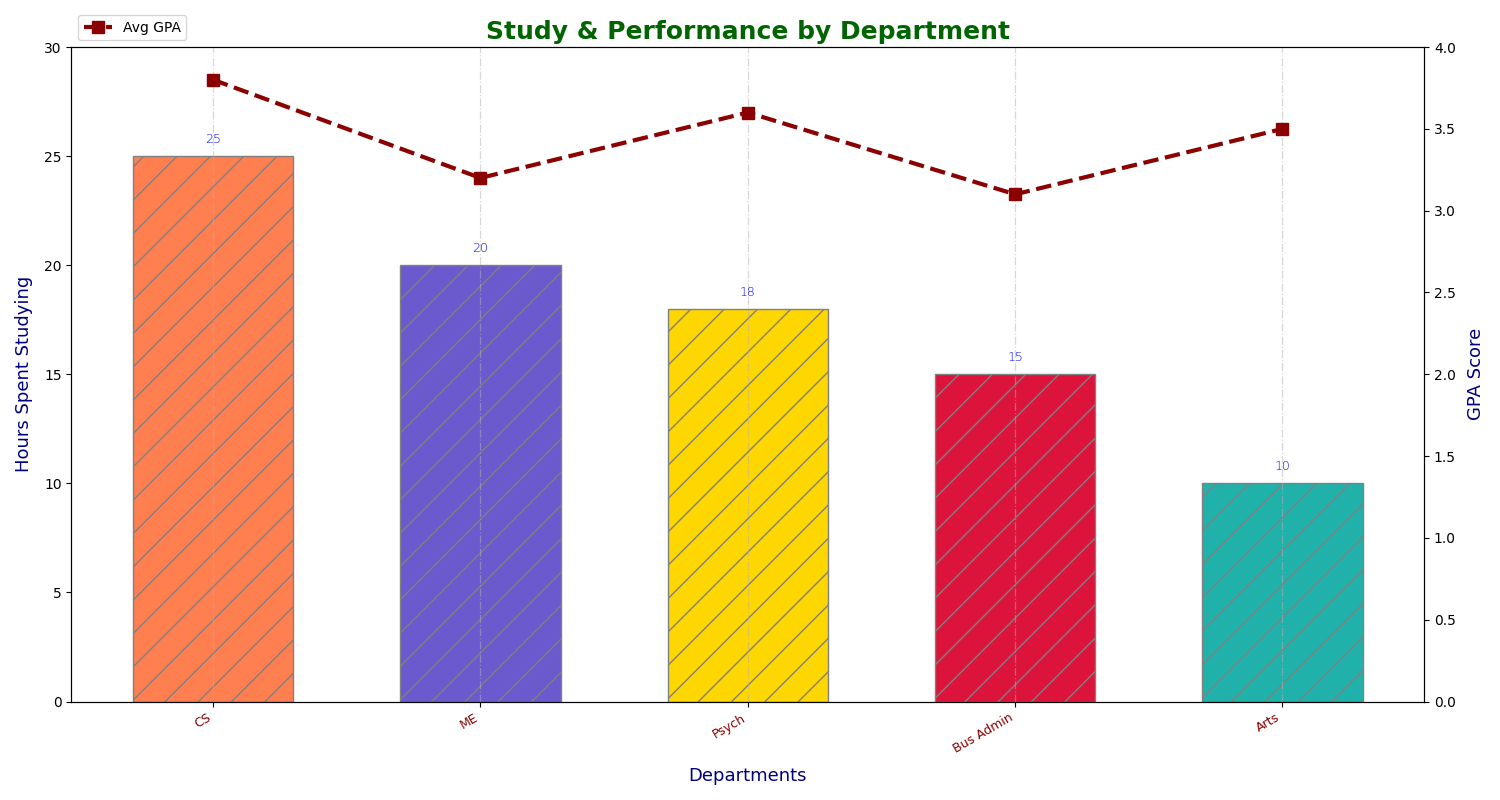

Reproduce this figure in Python.
import matplotlib.pyplot as plt
import numpy as np

depts = ['CS', 'ME', 'Psych', 'Bus Admin', 'Arts']
study_hours = [25, 20, 18, 15, 10]
gpas = [3.8, 3.2, 3.6, 3.1, 3.5]

bar_colors = ['#FF7F50', '#6A5ACD', '#FFD700', '#DC143C', '#20B2AA']
line_color = '#8B0000'

fig, ax1 = plt.subplots(figsize=(15, 8))

bars = ax1.bar(depts, study_hours, color=bar_colors, edgecolor='gray', hatch='/', width=0.6)
for bar, hours in zip(bars, study_hours):
    yval = bar.get_height()
    ax1.text(bar.get_x() + bar.get_width()/2, yval + 0.5, str(hours), ha='center', va='bottom', fontsize=9, fontweight='light', color='blue')

ax2 = ax1.twinx()
ax2.plot(depts, gpas, color=line_color, marker='s', linestyle='--', linewidth=3, markersize=8, label='Avg GPA')

ax1.set_title('Study & Performance by Department', fontsize=18, fontweight='heavy', color='darkgreen')
ax1.set_xlabel('Departments', fontsize=13, labelpad=8, color='navy')
ax1.set_ylabel('Hours Spent Studying', fontsize=13, labelpad=8, color='navy')
ax2.set_ylabel('GPA Score', fontsize=13, labelpad=8, color='navy')

ax1.set_xticks(np.arange(len(depts)))
ax1.set_xticklabels(depts, rotation=30, ha='right', fontsize=9, fontweight='regular', color='darkred')

ax1.set_ylim(0, 30)
ax2.set_ylim(0, 4.0)
ax1.grid(True, which='both', axis='x', linestyle='-.', linewidth=0.9, alpha=0.5)

ax2.legend(loc='lower left', bbox_to_anchor=(0, 1.0))

plt.tight_layout()
plt.show()
